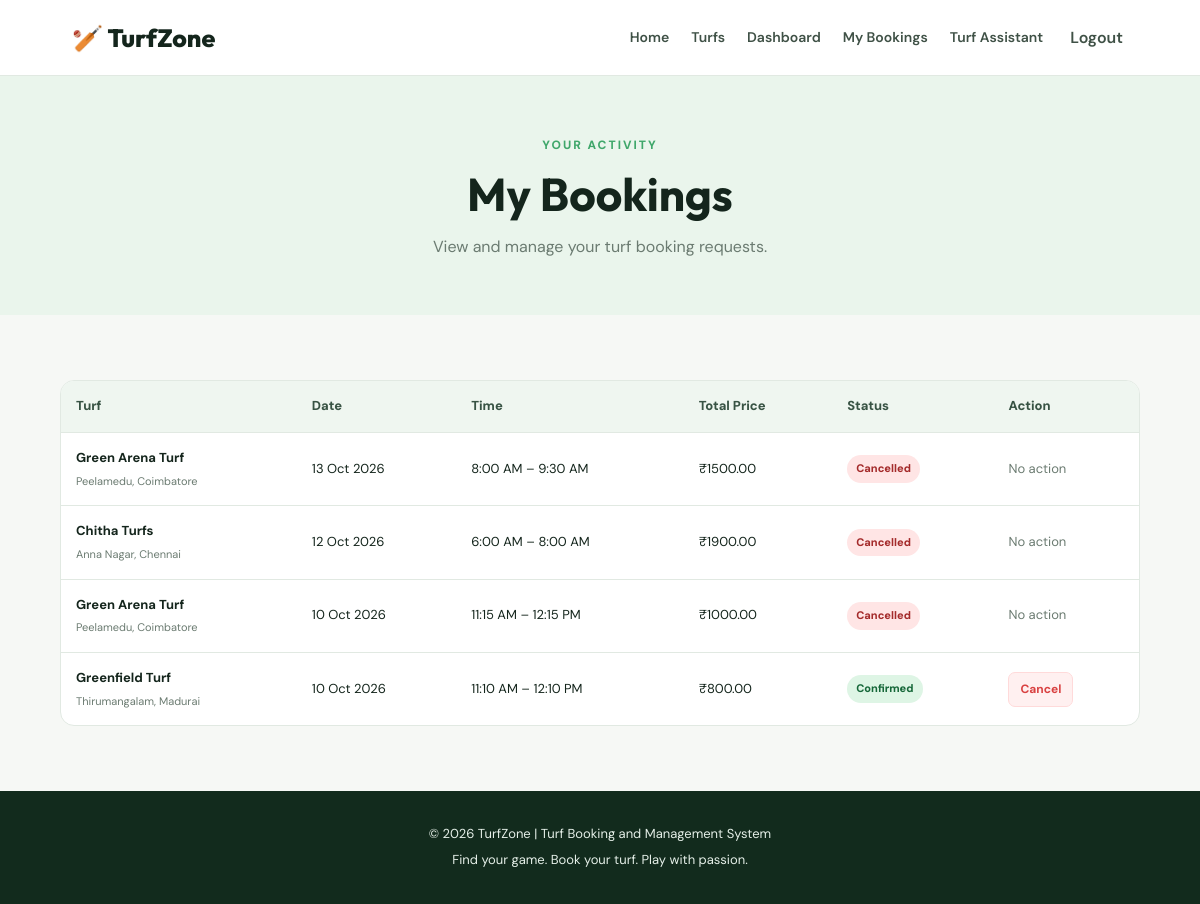
/bookings/my/ (signed in), run on an earlier commit of the app's database.
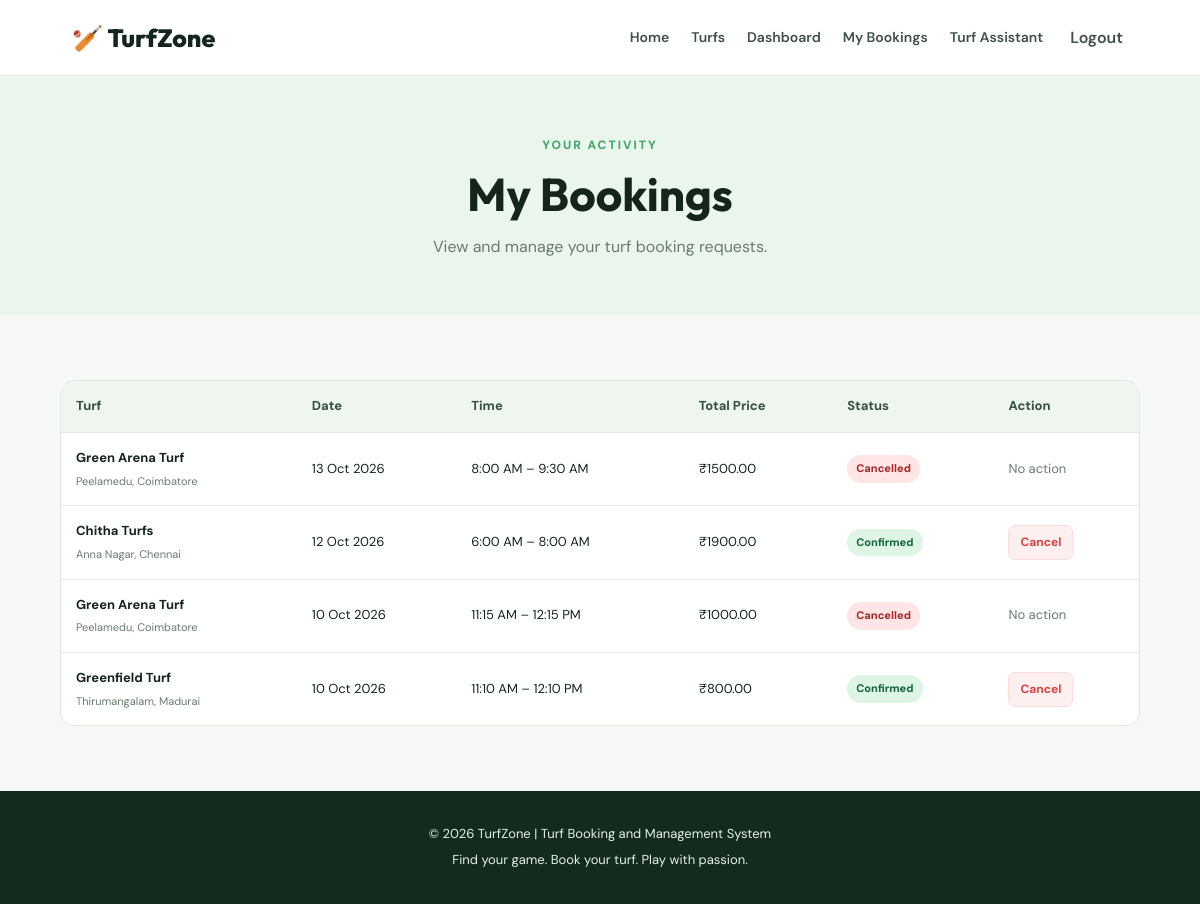
And on a later commit of the database.
### bookings/models.py (models this page shows, shortened)
class Booking(models.Model):
    class Status(models.TextChoices):
        PENDING = "PENDING", "Pending"
        CONFIRMED = "CONFIRMED", "Confirmed"
        CANCELLED = "CANCELLED", "Cancelled"
    turf = models.ForeignKey(
        Turf,
        on_delete=models.CASCADE,
        related_name="bookings",
    )
    user = models.ForeignKey(
        settings.AUTH_USER_MODEL,
        on_delete=models.CASCADE,
        related_name="bookings",
    )
    booking_date = models.DateField()
    start_time = models.TimeField()
    end_time = models.TimeField()
    total_price = models.DecimalField(max_digits=10, decimal_places=2)
    status = models.CharField(
        max_length=10,
        choices=Status.choices,
        default=Status.PENDING,
    )
    created_at = models.DateTimeField(auto_now_add=True)
    class Meta:
        ordering = ["-created_at"]
        constraints = [
            models.CheckConstraint(
                condition=Q(end_time__gt=models.F("start_time")),
                name="booking_end_after_start",
            ),
        ]

### turfs/models.py (models this page shows, shortened)
class Turf(models.Model):
    vendor = models.ForeignKey(
        settings.AUTH_USER_MODEL,
        on_delete=models.CASCADE,
        related_name="turfs",
    )
    name = models.CharField(max_length=150)
    location = models.CharField(max_length=255)
    description = models.TextField()
    price_per_hour = models.DecimalField(
        max_digits=10,
        decimal_places=2,
    )
    facilities = models.TextField(blank=True)
    opening_time = models.TimeField()
    closing_time = models.TimeField()
    image = models.ImageField(
        upload_to="turfs/",
        blank=True,
        null=True,
    )
    is_available = models.BooleanField(default=True)
    created_at = models.DateTimeField(auto_now_add=True)
    class Meta:
        ordering = ["name"]

### bookings/views.py (the view)
# urls.py: path("my/", views.my_bookings, name="my_bookings"),
@login_required
def my_bookings(request):
    bookings = Booking.objects.filter(user=request.user).select_related("turf")
    return render(request, "bookings/my_bookings.html", {
        "bookings": bookings,
    })

### templates/bookings/my_bookings.html (shortened to what this page needs)
{% extends 'base.html' %}
{% block content %}
<section class="page-banner">
    <span class="eyebrow">YOUR ACTIVITY</span>
    <h1>My Bookings</h1>
    <p>View and manage your turf booking requests.</p>
</section>
<section class="section">
    {% if bookings %}
        <div class="table-wrapper">
            <table class="data-table">
                <thead>
                    <tr>
                        <th>Turf</th>
                        <th>Date</th>
                        <th>Time</th>
                        <th>Total Price</th>
                        <th>Status</th>
                        <th>Action</th>
                    </tr>
                </thead>
                <tbody>
                    {% for booking in bookings %}
                    <tr>
                        <td>
                            <strong>{{ booking.turf.name }}</strong>
                            <small class="table-subtitle">{{ booking.turf.location }}</small>
                        </td>
                        <td>{{ booking.booking_date|date:"d M Y" }}</td>
                        <td>{{ booking.start_time|time:"g:i A" }} – {{ booking.end_time|time:"g:i A" }}</td>
                        <td>₹{{ booking.total_price }}</td>
                        <td>
                            <span class="status-badge status-{{ booking.status|lower }}">
                                {{ booking.get_status_display }}
                            </span>
                        </td>
                        <td>
                            {% if booking.status != 'CANCELLED' %}
                            <form method="post" action="{% url 'cancel_booking' booking.id %}" onsubmit="return confirm('Are you sure you want to cancel this booking?');">
                                <button type="submit" class="btn btn-danger btn-small">Cancel</button>
                            </form>
                            {% else %}
                                <span class="muted">No action</span>
                            {% endif %}
                        </td>
                    </tr>
                    {% endfor %}
                </tbody>
            </table>
        </div>
    {% endif %}
</section>
{% endblock %}

What changed in the data, as far as the page shows it:
changed Booking "12 Oct 2026": status "Cancelled" → "Confirmed"; status "No action" → "Cancel"
